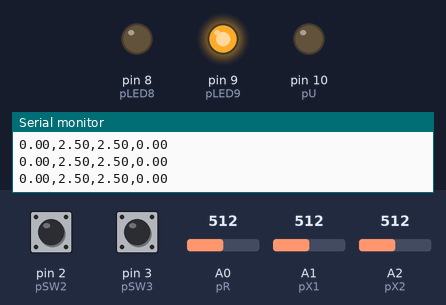
Bench run of a sketch on a simulated Arduino Uno, built with avr-gcc and run on an emulated ATmega328P. On the bench: output pins drawn as LEDs (lit = HIGH), the last lines printed to the serial monitor. Inputs (shaded band) come from the test bench; at power-on: pin 2 (pSW2) LOW, A0 (pR) = 512, pin 3 (pSW3) LOW, A1 (pX1) = 512, A2 (pX2) = 512.

Above: at 1.2 s.
1.3 s: pin 2 (pSW2) pulled HIGH for 0.15 s
At 1.9 s:
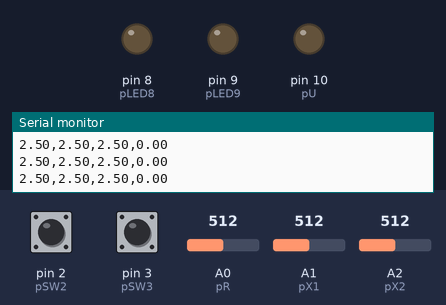
2.9 s: A0 (pR) set to 716
At 4.71 s:
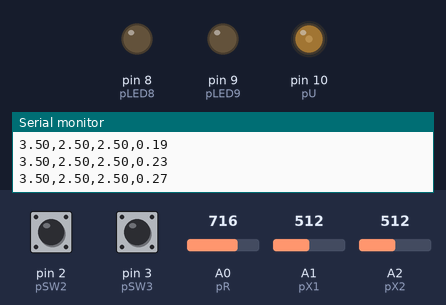
5.9 s: pin 3 (pSW3) pulled HIGH for 0.15 s
At 7.1 s:
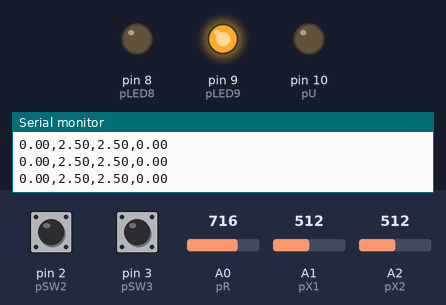
7.5 s: pin 2 (pSW2) pulled HIGH for 1 s
At 10.67 s:
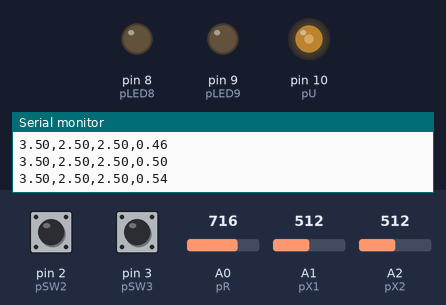
11.5 s: A1 (pX1) set to 900
14.5 s: A2 (pX2) set to 900
At 15.67 s:
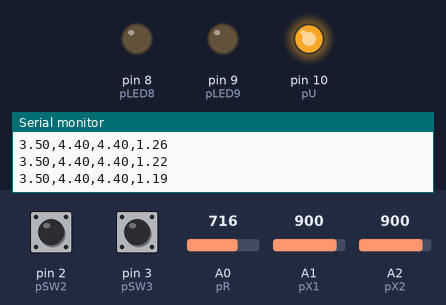
Timing chart, 0 to 18.5 s (numbered marks = the images above; inputs shaded):
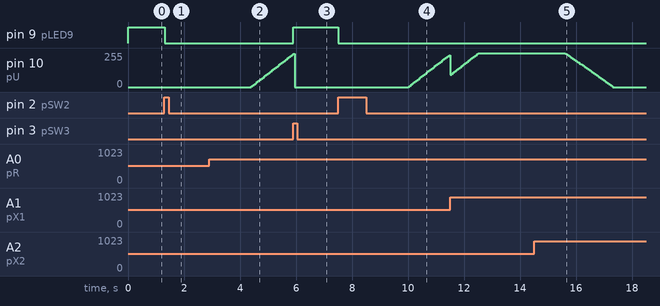

Measured:
- after the input at 1.3 s, pin 9 (pLED9): HIGH → LOW at once
- after the input at 2.9 s, pin 10 (pU): moves from 0/255 to 243/255 over 1.5 s, starting after 1.5 s
- after the input at 5.9 s, pin 9 (pLED9): LOW → HIGH at once
- after the input at 7.5 s, pin 9 (pLED9): HIGH → LOW at once; pin 10 (pU): moves from 0/255 to 240/255 over 1.5 s, starting after 2.5 s
- after the input at 14.5 s, pin 10 (pU): moves from 255/255 to 0/255 over 1.7 s, starting after 1.1 s

The sketch:

CONTROL_INTEGRAL.ino
```cpp
// ******************************************************** //
// Control con Integración del Error (I-STATE)
// u = Kr*r - k1*x1 - k2*x2 + kI * xI
// xI[k] = xI[k-1] + T*(r - y)
// ******************************************************** //

// ---------- Muestreo ----------
unsigned long TS = 50;
float Tseg = 0.05;

// ---------- Ganancias ----------
const float k1 = 0.40;
const float k2 = 0.40;
const float kI = 0.80;
const float Kr = 1.0;

// ---------- Pines ----------
#define pR 0
#define pX1 1
#define pX2 2
#define pU 10

#define pSW2 2
#define pSW3 3
#define pLED8 8
#define pLED9 9

// ---------- ADC ----------
#define V_REF 5.0
#define ADC_MAX 1023.0
#define mX (V_REF/ADC_MAX)
#define mU (ADC_MAX/V_REF)

unsigned long TIC=0, TS_code=0, TC=0;

float R=0, X1=0, X2=0, Y=0, U=0;
float xI = 0;     // INTEGRADOR
int Ui=0;
bool Habilitado = 0;

// ******************************************************** //
void setup(){
  Serial.begin(9600);
  pinMode(pSW2,INPUT);
  pinMode(pSW3,INPUT);
  pinMode(pLED8,OUTPUT);
  pinMode(pLED9,OUTPUT);
}
// ******************************************************** //
void loop(){
  proc_entradas();
  control_integral();
  proc_salidas();
  coms_arduino_ide();
  espera();
}
// ******************************************************** //
// Control con Integrador
// ******************************************************** //
void control_integral(){

  // Integrador de error xI[k] = xI + T*(r - y)
  xI = xI + Tseg * (R - Y);

  // Ley de control
  U = Kr*R - k1*X1 - k2*X2 + kI*xI;

  // Saturación física
  if(U >= V_REF) U = V_REF;
  if(U < 0) U = 0;
}

// ******************************************************** //
void proc_entradas(){
  X1 = analogRead(pX1)*mX;
  X2 = analogRead(pX2)*mX;
  R = Habilitado*(analogRead(pR)*mX);
  Y = X2;
}
// ******************************************************** //
void proc_salidas(){
  Ui = int(U*mU);
  analogWrite(pU,Ui);
  botonesyleds();
}
// ******************************************************** //
void botonesyleds(){
  if(digitalRead(pSW2)) Habilitado = 1;
  if(digitalRead(pSW3)) Habilitado = 0;
  digitalWrite(pLED9,!Habilitado);
}
// ******************************************************** //
void espera(){
  TS_code = millis()-TIC;
  TC = TS - TS_code;
  if(TS_code < TS) delay(TC);
  TIC = millis();
}
// ******************************************************** //
void coms_arduino_ide(){
  Serial.print(R); Serial.print(",");
  Serial.print(Y); Serial.print(",");
  Serial.print(X1); Serial.print(",");
  Serial.println(U);
}
```
